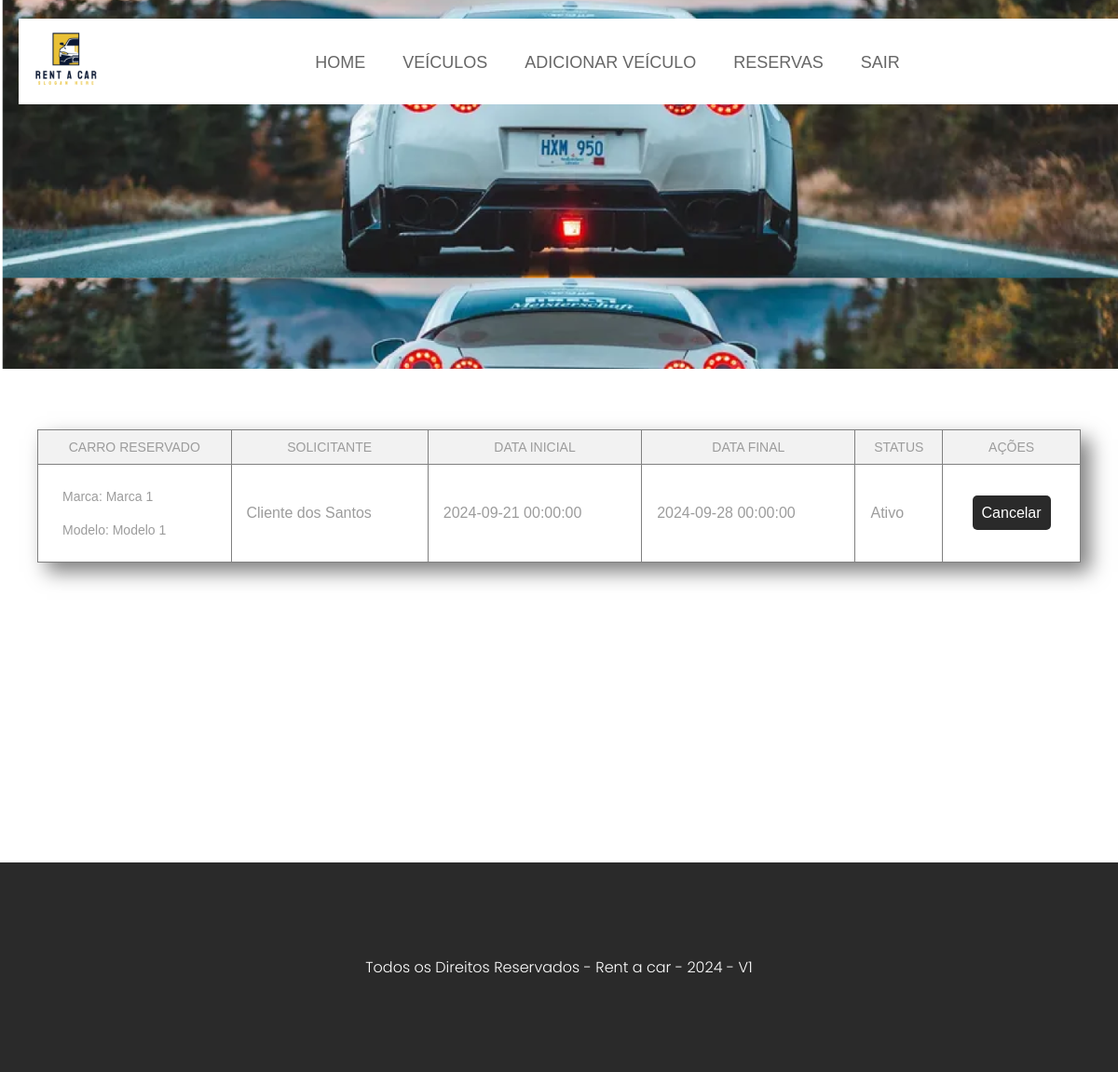
The app's page /reserva/reservas (signed in), older data.
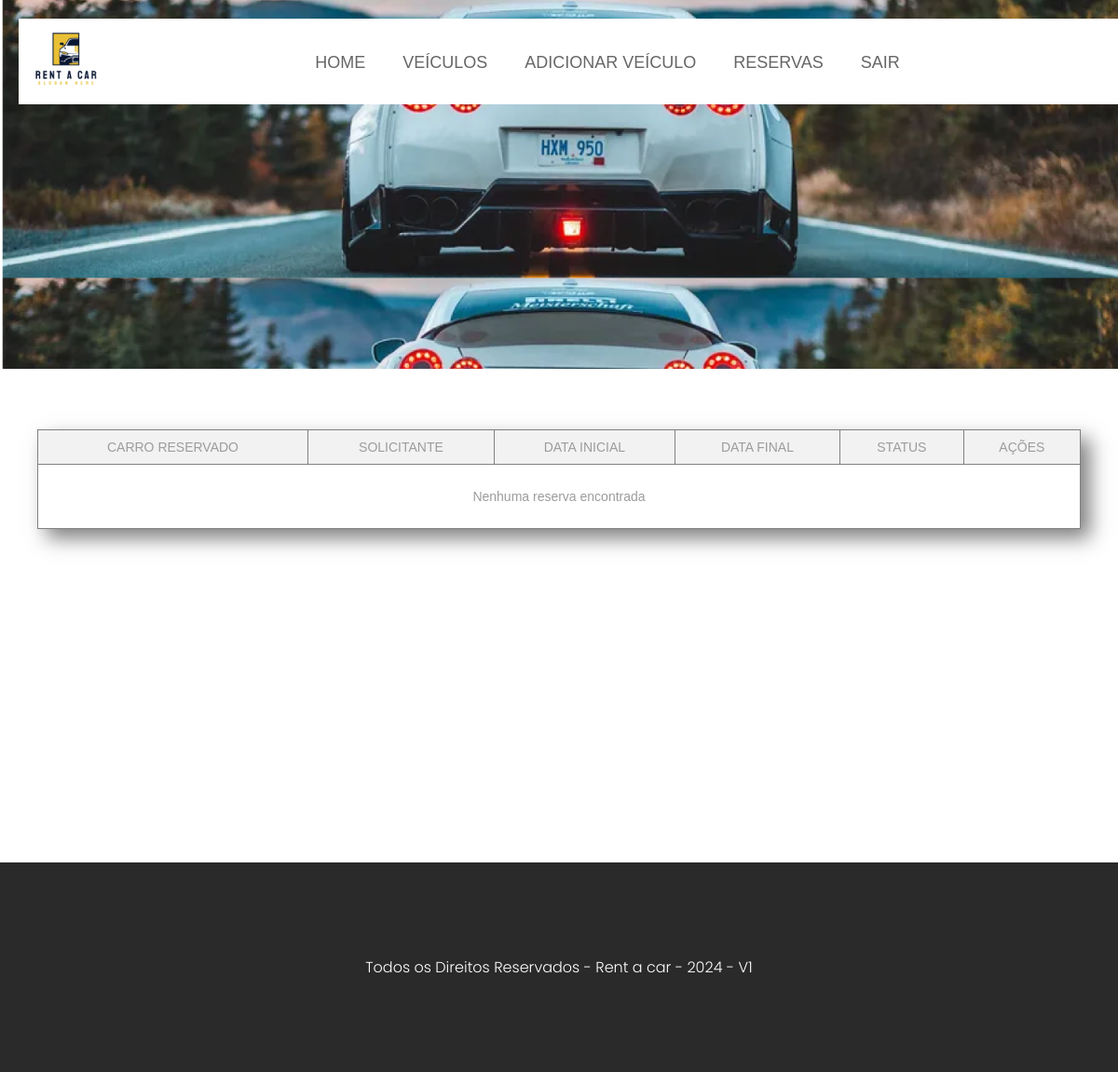
The same page, newer data.
### app/models.py (models this page shows, shortened)
class Reserva(db.Model):
    __tablename__ = 'reservas'
    id_reserva = db.Column(db.Integer, primary_key=True)
    id_veiculo = db.Column(db.Integer, nullable=False)
    id_usuario = db.Column(db.Integer, nullable=False)
    dataInicio = db.Column(db.DateTime, nullable=False)
    dataFim = db.Column(db.DateTime, nullable=False)
    status = db.Column(db.Boolean, nullable=False)

class Veiculo(db.Model):
    __tablename__ = 'veiculos'
    id_veiculo = db.Column(db.Integer, primary_key=True)
    marca = db.Column(db.String(50), nullable=False)
    modelo = db.Column(db.String(100), nullable=False)
    placa = db.Column(db.String(20), nullable=False, unique=True)
    categoria = db.Column(db.String(50), nullable=False)
    ano = db.Column(db.Integer, nullable=False)
    precoDia = db.Column(db.Float, nullable=False)
    imagem = db.Column(db.Text, nullable=False)
    disponibilidade = db.Column(db.String(20), nullable=False)

class Usuario(db.Model):
    __tablename__ = 'usuarios'
    id_usuario = db.Column(db.Integer, primary_key=True)
    nome = db.Column(db.String(100), nullable=False)
    senha = db.Column(db.String(100), nullable=False)
    tipo = db.Column(db.String(20), nullable=False)
    status = db.Column(db.Boolean, nullable=False)

### app/routes/reserva.py (the view)
@reserva_bp.route('/reservas')
def reservas():
    if not AuthMiddleware.get_employee_permission(): return redirect(url_for('main.index'))
    reservas = Reserva.query.all()
    if len(reservas) < 1:
        flash('Nenhuma reserva encontrada')
        return render_template('reservas/reservas.html')
    veiculos = []
    usuarios = []
    for reserva in reservas:
        veiculos.append({
            'marca': Veiculo.query.filter_by(id_veiculo=reserva.id_veiculo).first().marca,
            'modelo': Veiculo.query.filter_by(id_veiculo=reserva.id_veiculo).first().modelo,
            'placa': Veiculo.query.filter_by(id_veiculo=reserva.id_veiculo).first().placa,
        })
        usuarios.append({
            'nome': Usuario.query.filter_by(id_usuario=reserva.id_usuario).first().nome,
        })
    return render_template('reservas/reservas.html', reservas=reservas, veiculos=veiculos, usuarios=usuarios)

### app/routes/reserva.py (called while the page is built)
@reserva_bp.before_request
def loginAuth():
    if not AuthMiddleware.is_logged():
        return redirect(url_for('user.login'))

### app/templates/reservas/reservas.html
{% extends 'base.html' %}
{% block content %}
{% include 'navbar.html' %}
<section id="content">
    <main id="main">
        <table border="1" class="tabela-reservas">
            <thead>
                <th>Carro reservado</th>
                {% if session['tipo'] == 'funcionario' %}
                <th>Solicitante</th>
                {% endif %}
                <th>Data inicial</th>
                <th>Data final</th>
                <th>Status</th>
                <th colspan="2">Ações</th>
            </thead>
            <tbody>
                {% for reserva in reservas %}
                {% set veiculo = veiculos[loop.index0] %}
                <tr>
                    <td>
                        <ul>
                            <li>Marca: {{ veiculo['marca'] }}</li>
                            <li>Modelo: {{ veiculo['modelo'] }}</li>
                        </ul>
                    </td>
                    {% if session['tipo'] == 'funcionario' %}
                    {% set usuario = usuarios[loop.index0] %}
                    <td>
                        {{ usuario['nome'] }}
                    </td>
                    {% endif %}
                    <td>{{reserva.dataInicio}}</td>
                    <td>{{reserva.dataFim}}</td>
                    <td>
                        {% if reserva.status == 1 %}
                        <p>Ativo</p>
                        {% else %}
                        <p>Cancelado</p>
                        {% endif %}
                    </td>
                    <td>
                        <a
                            href="{{url_for('reserva.cancelar', id=reserva.id_reserva)}}">Cancelar</a>
                    </td>
                </tr>
                {% endfor %}
                {% with messages = get_flashed_messages() %}
                {% if messages %}
                <tr>
                    <td colspan="6">
                        <ul>
                            {% for message in messages %}
                            <li>{{ message }}</li>
                            {% endfor %}
                        </ul>
                    </td>
                </tr>
                {% endif %}
                {% endwith %}
            </tbody>
        </table>
    </main>
</section>
{% endblock %}

Row changes from the older to the newer data that the page shows:
removed Reserva: dataInicio "2024-09-21 00:00:00", dataFim "2024-09-28 00:00:00", status "Ativo"
removed Veiculo: marca "Marca 1", modelo "Modelo 1"
no longer on this page (row unchanged): Usuario: nome "Cliente dos Santos"
Text that changed along with them:
new list line: "Nenhuma reserva encontrada"
